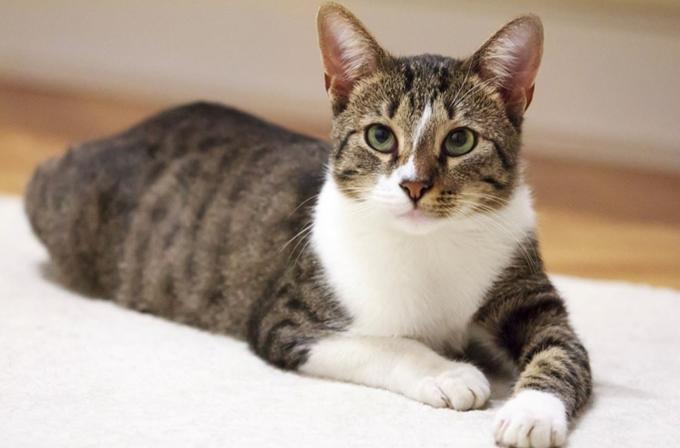
#> input picture 0616/images/cat.jpg, 680 x 448 px
$ python 'pyrUp&Down_test11.py'
#> lines starting #> are read from the running program, lines starting #| are printed output that depends on the picture
import cv2
import numpy as np
from Tools.demo.sortvisu import interpolate  # ⚠️ 주의: 이 모듈이 꼭 필요한지 확인하세요. OpenCV에서는 필요 없습니다.

# 원본 이미지 읽기
img = cv2.imread("./images/cat.jpg")
#> img is the input picture: shape (448, 680, 3); mean B, G, R 143.6, 157.3, 172.9

# 이미지 축소 (1/2 크기)
smaller = cv2.pyrDown(img)

# 다시 확대 (원래 크기 근처로 복원)
bigger = cv2.pyrUp(smaller)

# 라플라시안 피라미드 계산 (원본 - 업샘플된 이미지)
laplacian = cv2.subtract(img, bigger)
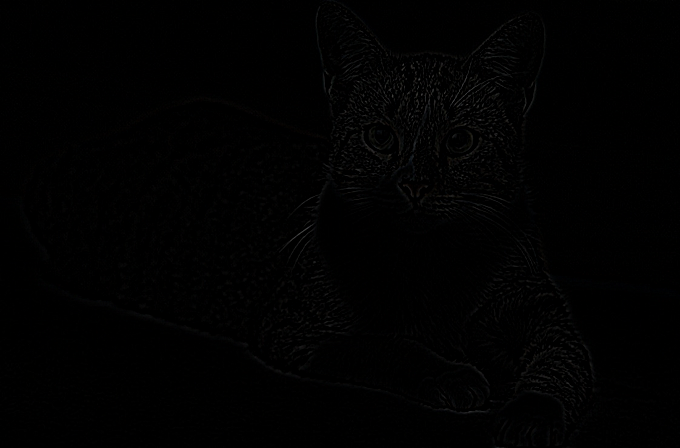
#> laplacian: shape (448, 680, 3); mean B, G, R 1.3, 1.3, 1.3

# 라플라시안 피라미드로 복원 시도 (bigger + laplacian)
restored = bigger + laplacian

# 여러 이미지를 가로로 연결
merged = np.hstack([img, laplacian, bigger, restored])
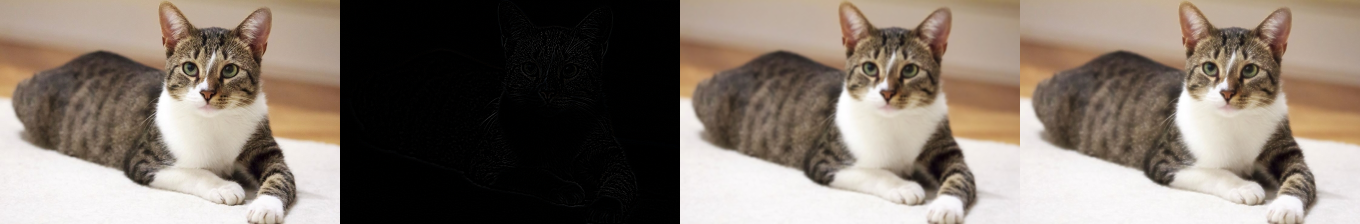
#> merged: shape (448, 2720, 3) (shown at 1/2 size); mean B, G, R 108.4, 118.6, 130.4

# OpenCV의 resize로 크기 축소 (1/2 크기)
merged = cv2.resize(merged, None, fx=0.5, fy=0.5, interpolation=cv2.INTER_AREA)
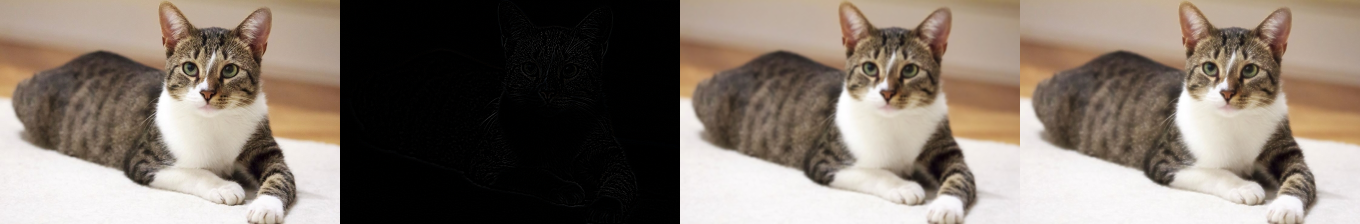
#> merged: shape (224, 1360, 3); mean B, G, R 108.5, 118.8, 130.5

# 결과 출력
cv2.imshow("Laplacian Pyramid", merged)
cv2.waitKey(0)
cv2.destroyAllWindows()
